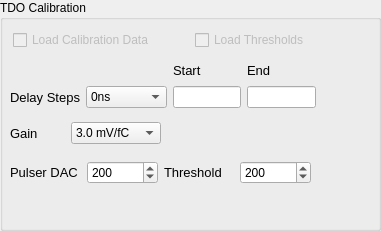
     <widget class="QGroupBox" name="groupBox_10">
      <property name="geometry">
       <rect>
        <x>0</x>
        <y>350</y>
        <width>381</width>
        <height>231</height>
       </rect>
      </property>
      <property name="title">
       <string>TDO Calibration</string>
      </property>
      <widget class="QCheckBox" name="loadThrCB_2">
       <property name="enabled">
        <bool>false</bool>
       </property>
       <property name="geometry">
        <rect>
         <x>195</x>
         <y>30</y>
         <width>128</width>
         <height>20</height>
        </rect>
       </property>
       <property name="text">
        <string>Load Thresholds</string>
       </property>
      </widget>
      <widget class="QCheckBox" name="loadCalibDataCB_2">
       <property name="enabled">
        <bool>false</bool>
       </property>
       <property name="geometry">
        <rect>
         <x>13</x>
         <y>30</y>
         <width>160</width>
         <height>20</height>
        </rect>
       </property>
       <property name="text">
        <string>Load Calibration Data</string>
       </property>
      </widget>
      <widget class="QWidget" name="layoutWidget">
       <property name="geometry">
        <rect>
         <x>10</x>
         <y>60</y>
         <width>306</width>
         <height>48</height>
        </rect>
       </property>
       <layout class="QGridLayout" name="gridLayout">
        <item row="0" column="2">
         <widget class="QLabel" name="label_45">
          <property name="font">
           <font>
            <pointsize>10</pointsize>
           </font>
          </property>
          <property name="text">
           <string>Start</string>
          </property>
         </widget>
        </item>
        <item row="1" column="0">
         <widget class="QLabel" name="label_44">
          <property name="font">
           <font>
            <pointsize>10</pointsize>
           </font>
          </property>
          <property name="text">
           <string>Delay Steps</string>
          </property>
         </widget>
        </item>
        <item row="1" column="3">
         <widget class="QLineEdit" name="tdoCalib_skewLabHigh">
          <property name="enabled">
           <bool>true</bool>
          </property>
          <property name="font">
           <font>
            <family>Arial</family>
            <pointsize>9</pointsize>
           </font>
          </property>
          <property name="alignment">
           <set>Qt::AlignRight|Qt::AlignTrailing|Qt::AlignVCenter</set>
          </property>
         </widget>
        </item>
        <item row="1" column="2">
         <widget class="QLineEdit" name="tdoCalib_skewLabLow">
          <property name="enabled">
           <bool>true</bool>
          </property>
          <property name="font">
           <font>
            <family>Arial</family>
            <pointsize>9</pointsize>
           </font>
          </property>
          <property name="alignment">
           <set>Qt::AlignRight|Qt::AlignTrailing|Qt::AlignVCenter</set>
          </property>
         </widget>
        </item>
        <item row="0" column="3">
         <widget class="QLabel" name="label_46">
          <property name="font">
           <font>
            <pointsize>10</pointsize>
           </font>
          </property>
          <property name="text">
           <string>End</string>
          </property>
         </widget>
        </item>
        <item row="1" column="1">
         <widget class="QComboBox" name="delaySteps">
          <property name="font">
           <font>
            <family>Arial</family>
            <pointsize>9</pointsize>
           </font>
          </property>
          <property name="currentIndex">
           <number>0</number>
          </property>
          <item>
           <property name="text">
            <string>0ns</string>
           </property>
          </item>
          <item>
           <property name="text">
            <string>3.125ns</string>
           </property>
          </item>
          <item>
           <property name="text">
            <string>6.25ns</string>
           </property>
          </item>
          <item>
           <property name="text">
            <string>9.375ns</string>
           </property>
          </item>
          <item>
           <property name="text">
            <string>12.5ns</string>
           </property>
          </item>
          <item>
           <property name="text">
            <string>15.625ns</string>
           </property>
          </item>
          <item>
           <property name="text">
            <string>18.75ns</string>
           </property>
          </item>
          <item>
           <property name="text">
            <string>21.875ns</string>
           </property>
          </item>
         </widget>
        </item>
       </layout>
      </widget>
      <widget class="QWidget" name="layoutWidget">
       <property name="geometry">
        <rect>
         <x>10</x>
         <y>120</y>
         <width>151</width>
         <height>26</height>
        </rect>
       </property>
       <layout class="QGridLayout" name="gridLayout_10">
        <item row="0" column="0">
         <widget class="QLabel" name="label_48">
          <property name="font">
           <font>
            <pointsize>10</pointsize>
           </font>
          </property>
          <property name="text">
           <string>Gain</string>
          </property>
         </widget>
        </item>
        <item row="0" column="1">
         <widget class="QComboBox" name="sg_tdoCal">
          <property name="font">
           <font>
            <family>Arial</family>
            <pointsize>9</pointsize>
           </font>
          </property>
          <property name="currentIndex">
           <number>2</number>
          </property>
          <item>
           <property name="text">
            <string>0.5 mV/fC</string>
           </property>
          </item>
          <item>
           <property name="text">
            <string>1.0 mV/fC</string>
           </property>
          </item>
          <item>
           <property name="text">
            <string>3.0 mV/fC</string>
           </property>
          </item>
          <item>
           <property name="text">
            <string>4.5 mV/fC</string>
           </property>
          </item>
          <item>
           <property name="text">
            <string>6.0 mV/fC</string>
           </property>
          </item>
          <item>
           <property name="text">
            <string>9.0 mV/fC</string>
           </property>
          </item>
          <item>
           <property name="text">
            <string>12.0 mV/fC</string>
           </property>
          </item>
          <item>
           <property name="text">
            <string>16.0 mV/fC</string>
           </property>
          </item>
         </widget>
        </item>
       </layout>
      </widget>
      <widget class="QWidget" name="layoutWidget">
       <property name="geometry">
        <rect>
         <x>10</x>
         <y>160</y>
         <width>301</width>
         <height>26</height>
        </rect>
       </property>
       <layout class="QGridLayout" name="gridLayout_15">
        <item row="0" column="0">
         <widget class="QLabel" name="label_36">
          <property name="font">
           <font>
            <pointsize>10</pointsize>
           </font>
          </property>
          <property name="text">
           <string>Pulser DAC</string>
          </property>
         </widget>
        </item>
        <item row="0" column="1">
         <widget class="QSpinBox" name="sdp_tdoCal">
          <property name="font">
           <font>
            <family>Arial</family>
            <pointsize>9</pointsize>
           </font>
          </property>
          <property name="maximum">
           <number>1023</number>
          </property>
          <property name="value">
           <number>200</number>
          </property>
         </widget>
        </item>
        <item row="0" column="2">
         <widget class="QLabel" name="label_37">
          <property name="font">
           <font>
            <pointsize>10</pointsize>
           </font>
          </property>
          <property name="text">
           <string>Threshold</string>
          </property>
         </widget>
        </item>
        <item row="0" column="3">
         <widget class="QSpinBox" name="sdt_tdoCal">
          <property name="font">
           <font>
            <family>Arial</family>
            <pointsize>9</pointsize>
           </font>
          </property>
          <property name="maximum">
           <number>1023</number>
          </property>
          <property name="value">
           <number>200</number>
          </property>
         </widget>
        </item>
       </layout>
      </widget>
      <zorder>layoutWidget</zorder>
      <zorder>layoutWidget</zorder>
      <zorder>layoutWidget</zorder>
      <zorder>loadThrCB_2</zorder>
      <zorder>loadCalibDataCB_2</zorder>
     </widget>
